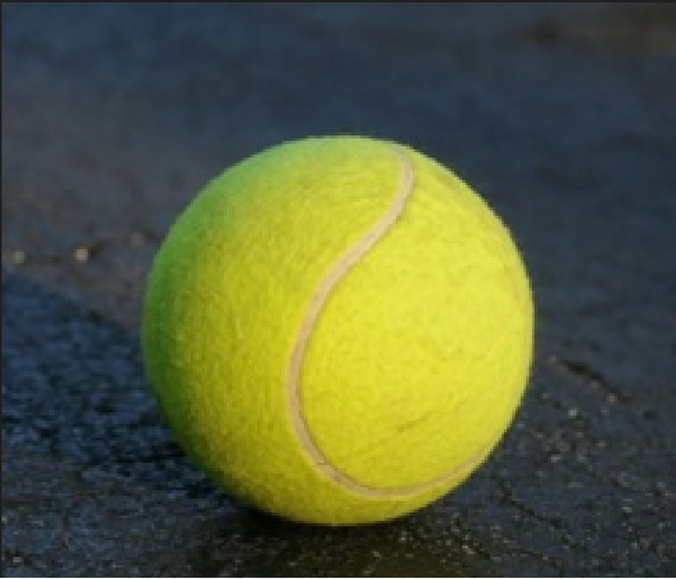
#> input picture 2/yellowBall.png, 676 x 579 px
$ python test23.py
#> lines starting #> are read from the running program, lines starting #| are printed output that depends on the picture; after the words box and inside, x2 and y2 are one past the last pixel; in counts of white or black regions, pixels touching at a corner belong together
import cv2
import numpy as np
from pathlib import Path


def main():
    default_path = Path(__file__).resolve().parent / "yellowBall.png"
    custom = input(f"Image path (Enter = {default_path}): ").strip()
#> the answer given: yellowBall.png
    image_path = Path(custom) if custom else default_path

    image = cv2.imread(str(image_path))
#> image is the input picture: shape (579, 676, 3); mean B, G, R 58.9, 93.7, 86.7
    if image is None:
        raise FileNotFoundError(f"Could not load image: {image_path}")

    hsv = cv2.cvtColor(image, cv2.COLOR_BGR2HSV)
#> hsv: shape (579, 676, 3); mean H, S, V 75.9, 111.7, 100.9
    low = np.array((25, 60, 100))
    high = np.array((60, 255, 255))
    mask = cv2.inRange(hsv, low, high)
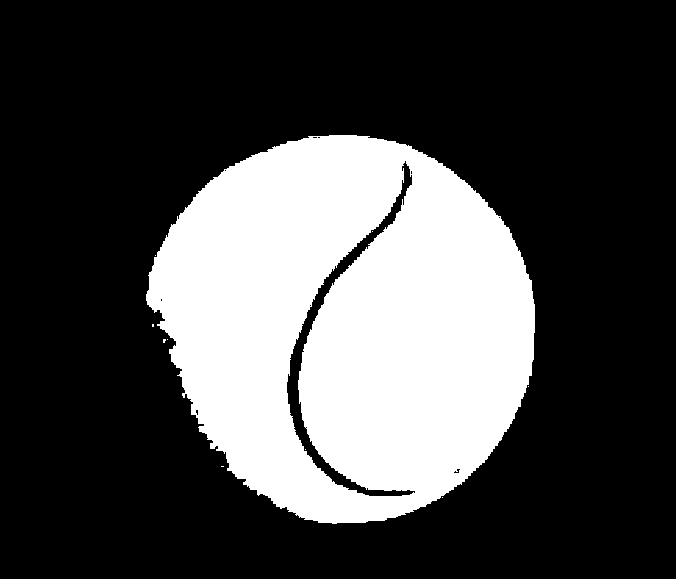
#> mask: shape (579, 676); 28.2% white; 10 white regions (9 under 20 px), largest, box (x1, y1, x2, y2) and area: (146, 135, 535, 524) 110489

    kernel = np.ones((5, 5), np.uint8)
    mask = cv2.morphologyEx(mask, cv2.MORPH_CLOSE, kernel)
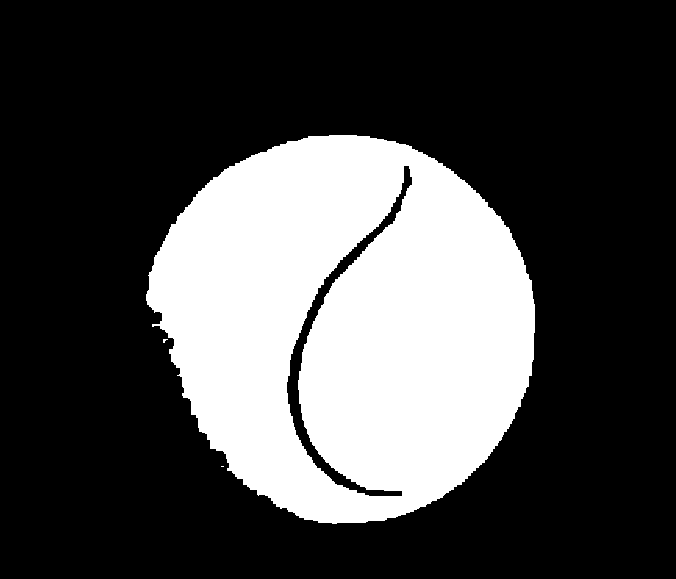
#> mask: shape (579, 676); 28.3% white; 3 white regions (2 under 20 px), largest, box (x1, y1, x2, y2) and area: (146, 135, 535, 524) 110799
    mask = cv2.morphologyEx(mask, cv2.MORPH_OPEN, kernel)
#> mask: shape (579, 676); 28.3% white; 1 white region

    contours, _ = cv2.findContours(mask, cv2.RETR_EXTERNAL, cv2.CHAIN_APPROX_SIMPLE)
#> contours = 1 contour; box (x1, y1, x2, y2) and area: (146, 135, 535, 524) 113794
    if contours:
        contour = max(contours, key=cv2.contourArea)
#> contour = contour of 603 points, box (x1, y1, x2, y2) (146, 135, 535, 524), area 113794
        x, y, w, h = cv2.boundingRect(contour)
#> x = 146; y = 135; w = 389; h = 389
        cx, cy = x + w // 2, y + h // 2
#> cx = 340; cy = 329

        cv2.rectangle(image, (x, y), (x + w, y + h), (0, 255, 0), 2)
        cv2.putText(image, "Yellow ball", (cx - 40, cy), cv2.FONT_HERSHEY_SIMPLEX, 1, (255, 0, 0), 2)
        cv2.putText(image, f"{cx}, {cy}", (cx - 40, cy + 30), cv2.FONT_HERSHEY_SIMPLEX, 1, (255, 0, 0), 2)
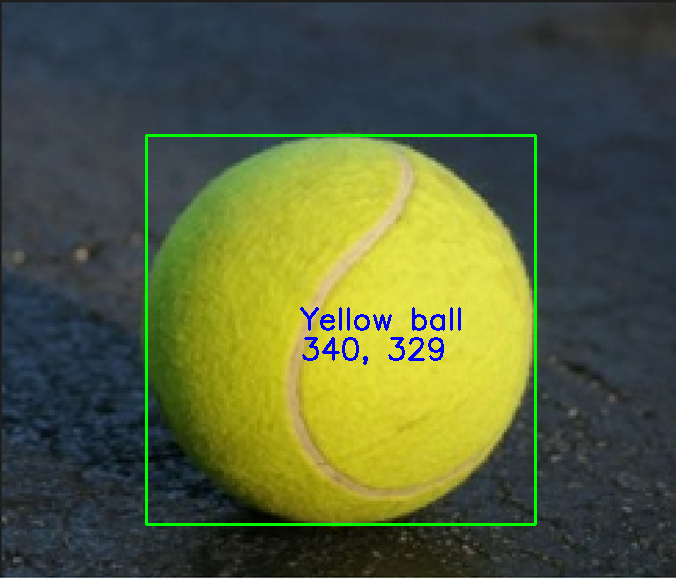
#> image: shape (579, 676, 3); mean B, G, R 59.3, 94.9, 84.9
    else:
        cv2.putText(image, "Yellow ball not found", (30, 30), cv2.FONT_HERSHEY_SIMPLEX, 1, (0, 0, 255), 2)

    cv2.imshow("yellow_demo_morphology", image)
    cv2.waitKey(0)
    cv2.destroyAllWindows()


if __name__ == "__main__":
    main()
